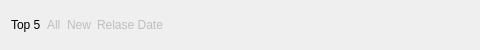
        <widget class="QWidget" name="widget_12" native="true">
         <property name="minimumSize">
          <size>
           <width>0</width>
           <height>50</height>
          </size>
         </property>
         <property name="maximumSize">
          <size>
           <width>16777215</width>
           <height>50</height>
          </size>
         </property>
         <layout class="QHBoxLayout" name="horizontalLayout_10">
          <item>
           <widget class="QLabel" name="label_24">
            <property name="styleSheet">
             <string notr="true">font: 700 12pt &quot;Segoe UI&quot;;</string>
            </property>
            <property name="text">
             <string>Top 5</string>
            </property>
           </widget>
          </item>
          <item>
           <widget class="QLabel" name="label_25">
            <property name="enabled">
             <bool>false</bool>
            </property>
            <property name="styleSheet">
             <string notr="true">font: 700 12pt &quot;Segoe UI&quot;;</string>
            </property>
            <property name="text">
             <string>All</string>
            </property>
           </widget>
          </item>
          <item>
           <widget class="QLabel" name="label_26">
            <property name="enabled">
             <bool>false</bool>
            </property>
            <property name="styleSheet">
             <string notr="true">font: 700 12pt &quot;Segoe UI&quot;;</string>
            </property>
            <property name="text">
             <string>New</string>
            </property>
           </widget>
          </item>
          <item>
           <widget class="QLabel" name="label_27">
            <property name="enabled">
             <bool>false</bool>
            </property>
            <property name="styleSheet">
             <string notr="true">font: 700 12pt &quot;Segoe UI&quot;;</string>
            </property>
            <property name="text">
             <string>Relase Date</string>
            </property>
           </widget>
          </item>
          <item>
           <widget class="QWidget" name="widget_20" native="true">
            <property name="minimumSize">
             <size>
              <width>300</width>
              <height>0</height>
             </size>
            </property>
            <property name="maximumSize">
             <size>
              <width>300</width>
              <height>16777215</height>
             </size>
            </property>
           </widget>
          </item>
         </layout>
        </widget>
